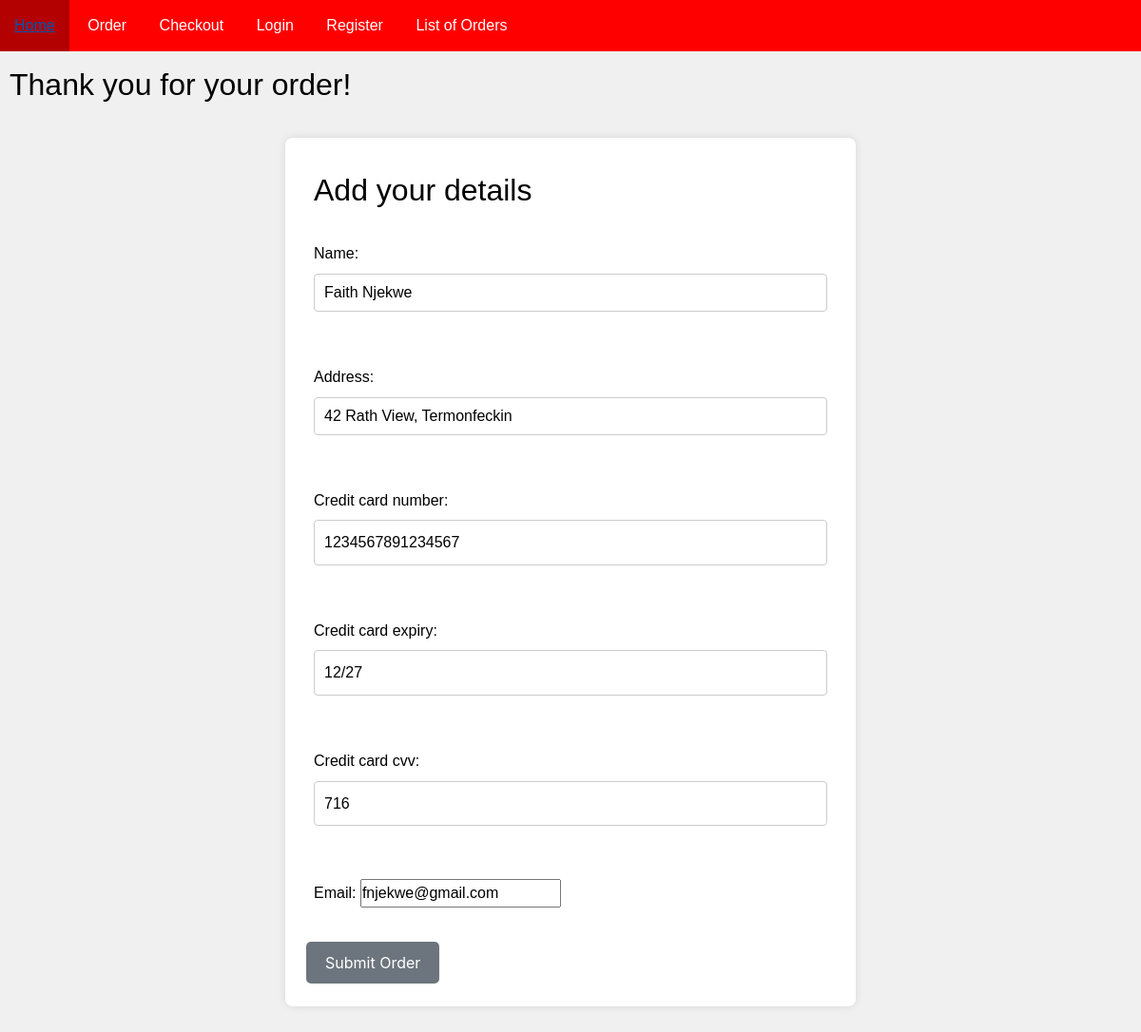
Screenshot of /checkout/ (signed in) with the database file from the repository.
### pizzasystem/models.py (models this page shows, shortened)
class UserProfile(models.Model):
    user = models.OneToOneField(User, on_delete=models.CASCADE)
    name = models.TextField()
    address = models.TextField()
    credit_card_number = models.CharField(max_length=16, null=True, blank=True)
    credit_card_expiry = models.CharField(max_length=5, null=True, blank=True)  # MM/YY format
    credit_card_cvv = models.CharField(max_length=4, null=True, blank=True)
    email = models.EmailField()

### pizzasystem/views.py (the view)
# urls.py: path('checkout/', views.checkout, name='checkout'),
@login_required
def checkout(request):
    user_profile, created = UserProfile.objects.get_or_create(user=request.user)
    if request.method == 'POST':
        form = Checkout(request.POST, instance=user_profile)  # Use the correct form name
        if form.is_valid():
            form.save()
            return redirect('confirmation', order_id=request.session['order_id'])
        else:
            print(form.errors)
    else:
        form = Checkout(instance=user_profile)  # Initialize a new form for GET request
    return render(request, 'checkout.html', {'form': form})

### pizzasystem/forms.py
class Checkout(forms.ModelForm):
    class Meta:
        model = UserProfile
        fields = ['name', 'address', 'credit_card_number', 'credit_card_expiry', 'credit_card_cvv', 'email']  # Corrected 'paymentinfo'
        widgets = {
            'name': forms.TextInput(attrs={'class': 'small-input'}),
            'address': forms.TextInput(attrs={'class': 'small-input'}),
        }

### pizzasystem/templates/checkout.html (shortened to what this page needs)
{% extends 'base.html' %}
{% block content %}
<h2>Thank you for your order!</h2>
<div class="form-container">
    <h2>Add your details</h2>
    <form method="post" action="{% url 'checkout' %}">
        {{ form.as_p }}
        <button type="submit" class="button">Submit Order</button>
    </form>
</div>
{% endblock %}

### pizzasystem/static/css/style.css (style rules this page uses)
* { box-sizing: border-box; margin: 0; padding: 0; }
body { background-color: rgb(240, 240, 240); height: 100%; margin: 0; padding-bottom: 40px; }
p { color: black; font-family: 'Arial', sans-serif; font-size: 16px; line-height: 1.6; text-align: justify; padding: 10px; }
h2 { color: black; font-family: 'Arial', sans-serif; line-height: 1.6; text-align: justify; padding: 10px; }
.form-container { box-sizing: border-box; max-width: 600px; margin: 20px auto; padding: 20px; background-color: white; box-shadow: 0 0 10px rgba(0,0,0,0.1); border-radius: 8px; }
input[type="text"], input[type="password"], textarea { width: 100%; padding: 10px; margin-bottom: 20px; box-sizing: border-box; border: 1px solid #ccc; border-radius: 4px; }
.small-input { width: 300px; height: 40px; margin-bottom: 10px; border: 1px solid #ccc; border-radius: 4px; }
.button { background-color: #6c757d; color: white; border: none; padding: 10px 20px; text-align: center; text-decoration: none; display: inline-block; font-size: 16px; margin: 4px 2px; transition-duration: 0.4s; cursor: pointer; border-radius: 5px; }

### rows the page displays
UserProfile: name "Faith Njekwe", address "42 Rath View, Termonfeckin", credit_card_number "1234567891234567", credit_card_expiry "12/27", credit_card_cvv "716", email "fnjekwe@gmail.com"
